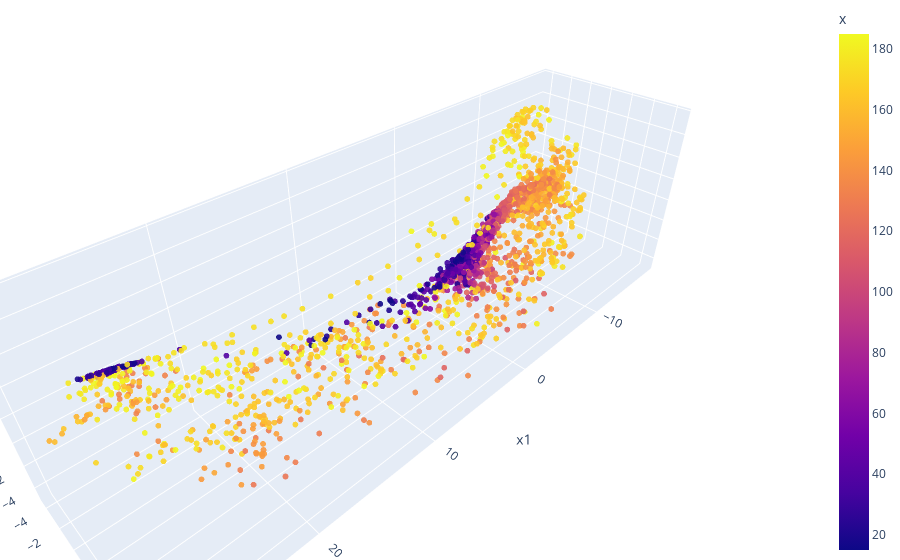

Source (notebook cell):
### Markdown cell above
## Isomap

### Code cell
isomap = Isomap(n_components=3)

isomap_embedding = isomap.fit_transform(parsedData)
isomap_embedding = isomap_embedding[:,0:3]

df = pd.DataFrame(isomap_embedding, columns=['x1', 'x2', 'x3'])
df["x"] = data.x
df["lap"] = data.lap

fig = px.scatter_3d(df, x='x1', y='x2', z='x3', color='x', opacity=0.9, title="PCA")

fig.update_traces(marker_size=2)

# tight layout
fig.update_layout(margin=dict(l=0, r=0, b=0, t=0))
fig.show()

### Figure 1 — Plotly figure (JSON) as saved in the notebook; plotly's stock layout.template omitted (floating-point values rounded to 4 significant figures; data arrays with more than 128 entries replaced by an {"elided": "..."} marker saying what was removed)
{"data": [{"hovertemplate": "x1=%{x}<br>x2=%{y}<br>x3=%{z}<br>x=%{marker.color}<extra></extra>", "legendgroup": "", "marker": {"color": {"elided": "2140 float values"}, "coloraxis": "coloraxis", "opacity": 0.9, "size": 2, "symbol": "circle"}, "mode": "markers", "name": "", "scene": "scene", "showlegend": false, "type": "scatter3d", "x": {"elided": "2140 float values"}, "y": {"elided": "2140 float values"}, "z": {"elided": "2140 float values"}}], "layout": {"coloraxis": {"colorbar": {"title": {"text": "x"}}, "colorscale": [[0, "#0d0887"], [0.1111, "#46039f"], [0.2222, "#7201a8"], [0.3333, "#9c179e"], [0.4444, "#bd3786"], [0.5556, "#d8576b"], [0.6667, "#ed7953"], [0.7778, "#fb9f3a"], [0.8889, "#fdca26"], [1, "#f0f921"]]}, "legend": {"tracegroupgap": 0}, "margin": {"b": 0, "l": 0, "r": 0, "t": 0}, "scene": {"domain": {"x": [0, 1], "y": [0, 1]}, "xaxis": {"title": {"text": "x1"}}, "yaxis": {"title": {"text": "x2"}}, "zaxis": {"title": {"text": "x3"}}}, "title": {"text": "PCA"}}}
